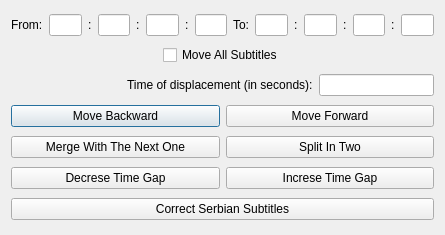
<?xml version="1.0" encoding="UTF-8"?>
<ui version="4.0">
 <class>ToolsDialog</class>
 <widget class="QDialog" name="ToolsDialog">
  <property name="geometry">
   <rect>
    <x>0</x>
    <y>0</y>
    <width>445</width>
    <height>235</height>
   </rect>
  </property>
  <property name="windowTitle">
   <string>Tools</string>
  </property>
  <layout class="QVBoxLayout" name="verticalLayout">
   <item>
    <layout class="QHBoxLayout" name="horizontalLayout_2">
     <item>
      <widget class="QLabel" name="label">
       <property name="text">
        <string>From:</string>
       </property>
      </widget>
     </item>
     <item>
      <widget class="QLineEdit" name="FromHoursLineEdit"/>
     </item>
     <item>
      <widget class="QLabel" name="label_3">
       <property name="text">
        <string>:</string>
       </property>
      </widget>
     </item>
     <item>
      <widget class="QLineEdit" name="FromMinutesLineEdit"/>
     </item>
     <item>
      <widget class="QLabel" name="label_4">
       <property name="text">
        <string>:</string>
       </property>
      </widget>
     </item>
     <item>
      <widget class="QLineEdit" name="FromSecondsLineEdit"/>
     </item>
     <item>
      <widget class="QLabel" name="label_5">
       <property name="text">
        <string>:</string>
       </property>
      </widget>
     </item>
     <item>
      <widget class="QLineEdit" name="FromMilisecondsLineEdit"/>
     </item>
     <item>
      <widget class="QLabel" name="label_6">
       <property name="text">
        <string>To:</string>
       </property>
      </widget>
     </item>
     <item>
      <widget class="QLineEdit" name="ToHoursLineEdit"/>
     </item>
     <item>
      <widget class="QLabel" name="label_7">
       <property name="text">
        <string>:</string>
       </property>
      </widget>
     </item>
     <item>
      <widget class="QLineEdit" name="ToMinutesLineEdit"/>
     </item>
     <item>
      <widget class="QLabel" name="label_8">
       <property name="text">
        <string>:</string>
       </property>
      </widget>
     </item>
     <item>
      <widget class="QLineEdit" name="ToSecondsLineEdit"/>
     </item>
     <item>
      <widget class="QLabel" name="label_9">
       <property name="text">
        <string>:</string>
       </property>
      </widget>
     </item>
     <item>
      <widget class="QLineEdit" name="ToMilisecondsLineEdit"/>
     </item>
    </layout>
   </item>
   <item>
    <layout class="QHBoxLayout" name="horizontalLayout_3">
     <item>
      <spacer name="horizontalSpacer_2">
       <property name="orientation">
        <enum>Qt::Horizontal</enum>
       </property>
       <property name="sizeHint" stdset="0">
        <size>
         <width>40</width>
         <height>20</height>
        </size>
       </property>
      </spacer>
     </item>
     <item>
      <widget class="QCheckBox" name="MoveAllCheckBox">
       <property name="text">
        <string>Move All Subtitles</string>
       </property>
      </widget>
     </item>
     <item>
      <spacer name="horizontalSpacer_3">
       <property name="orientation">
        <enum>Qt::Horizontal</enum>
       </property>
       <property name="sizeHint" stdset="0">
        <size>
         <width>40</width>
         <height>20</height>
        </size>
       </property>
      </spacer>
     </item>
    </layout>
   </item>
   <item>
    <layout class="QHBoxLayout" name="horizontalLayout_8">
     <item>
      <spacer name="horizontalSpacer">
       <property name="orientation">
        <enum>Qt::Horizontal</enum>
       </property>
       <property name="sizeHint" stdset="0">
        <size>
         <width>40</width>
         <height>20</height>
        </size>
       </property>
      </spacer>
     </item>
     <item>
      <widget class="QLabel" name="label_10">
       <property name="text">
        <string>Time of displacement (in seconds):</string>
       </property>
      </widget>
     </item>
     <item>
      <widget class="QLineEdit" name="TimeDisplacementLineEdit"/>
     </item>
    </layout>
   </item>
   <item>
    <layout class="QHBoxLayout" name="horizontalLayout_9">
     <item>
      <widget class="QPushButton" name="MoveBackwardPushButton">
       <property name="text">
        <string>Move Backward</string>
       </property>
      </widget>
     </item>
     <item>
      <widget class="QPushButton" name="MoveForwardPushButton">
       <property name="text">
        <string>Move Forward</string>
       </property>
      </widget>
     </item>
    </layout>
   </item>
   <item>
    <layout class="QHBoxLayout" name="horizontalLayout_10">
     <item>
      <widget class="QPushButton" name="MergeWithNextPushButton">
       <property name="text">
        <string>Merge With The Next One</string>
       </property>
      </widget>
     </item>
     <item>
      <widget class="QPushButton" name="SplitPushButton">
       <property name="text">
        <string>Split In Two</string>
       </property>
      </widget>
     </item>
    </layout>
   </item>
   <item>
    <layout class="QHBoxLayout" name="horizontalLayout_4">
     <item>
      <widget class="QPushButton" name="DecreseTimeGapPushButton">
       <property name="text">
        <string>Decrese Time Gap</string>
       </property>
      </widget>
     </item>
     <item>
      <widget class="QPushButton" name="IncreseTimeGapPushButton">
       <property name="text">
        <string>Increse Time Gap</string>
       </property>
      </widget>
     </item>
    </layout>
   </item>
   <item>
    <widget class="QPushButton" name="CorrectSubtitlesPushButton">
     <property name="text">
      <string>Correct Serbian Subtitles</string>
     </property>
    </widget>
   </item>
  </layout>
 </widget>
 <resources/>
 <connections/>
</ui>
